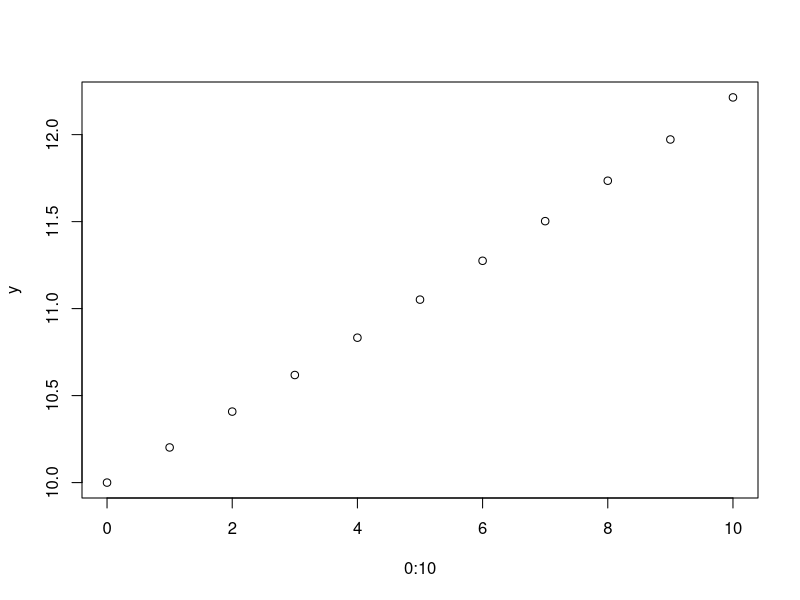
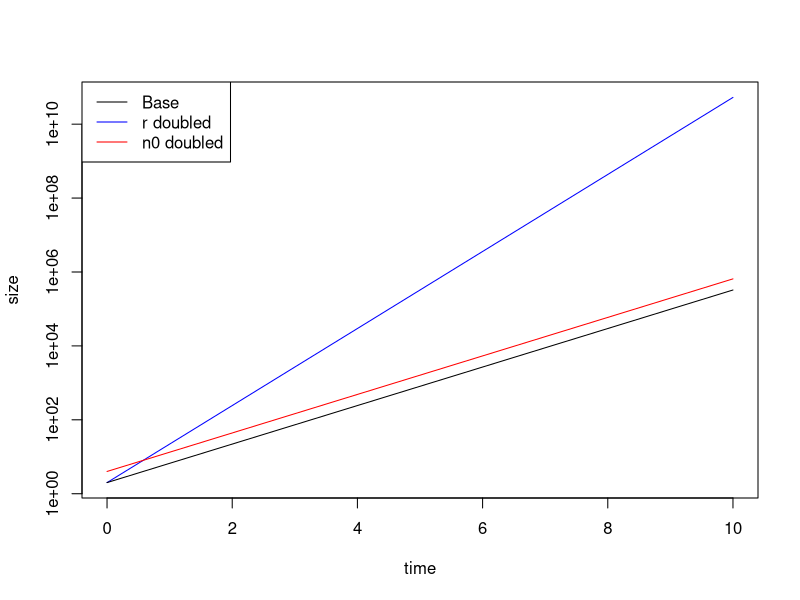
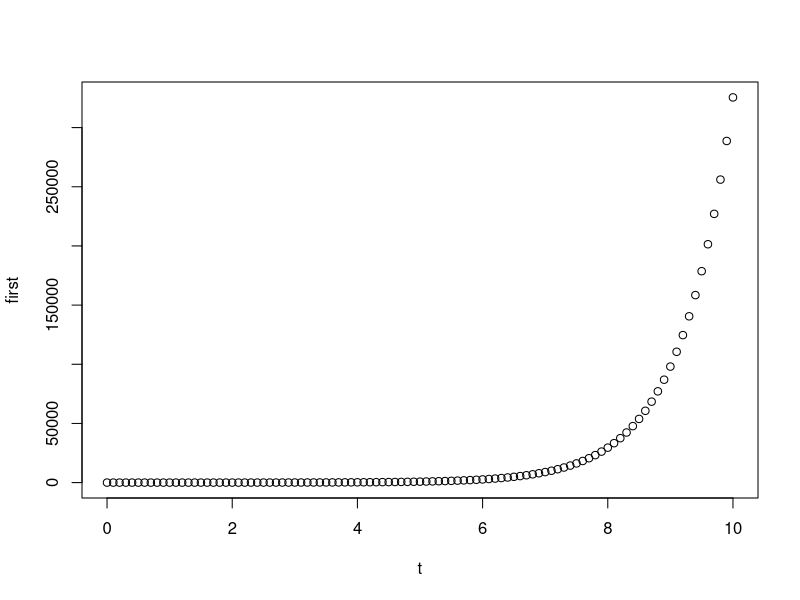
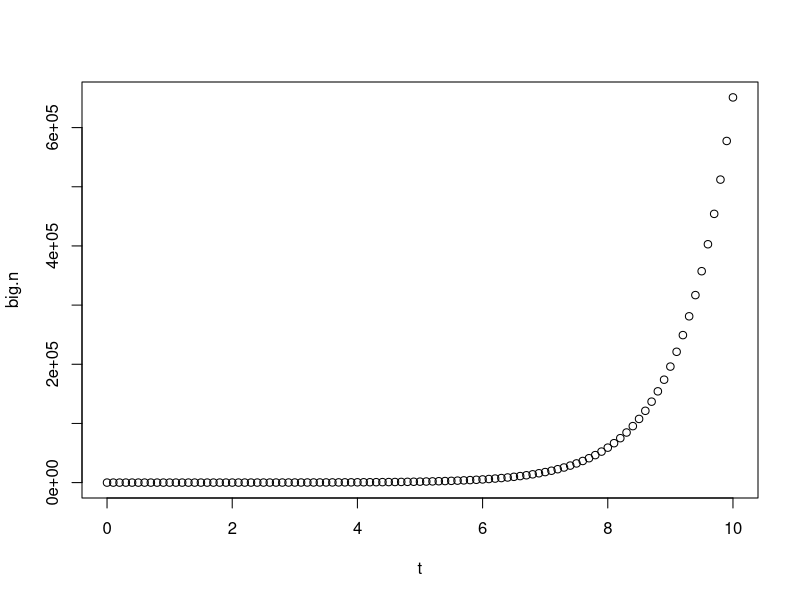
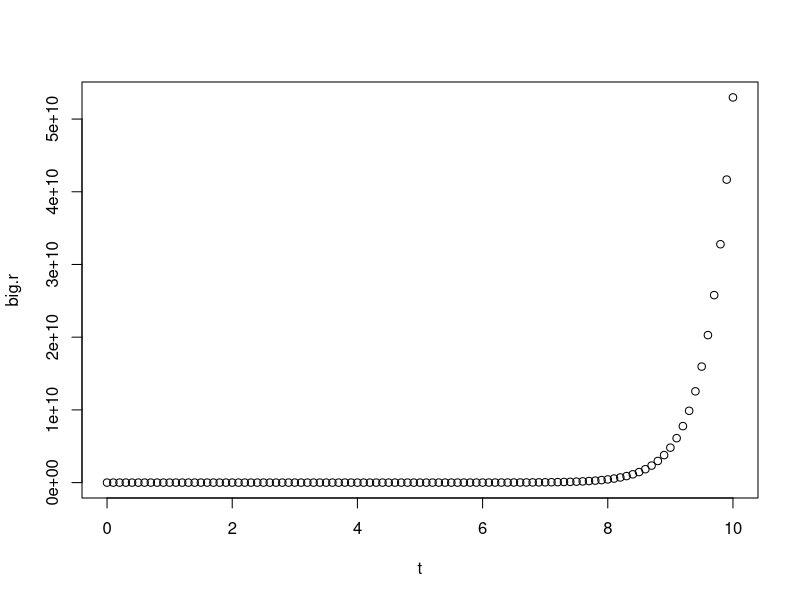

These figures' R source, in order:
# plotting exponential growth for different valus of r and n0

# dn/dt = rn
# solution n(t)=n0e^rt

# function for exponential growth

# n0 is initial pop size
# r is pop growth rate
# t is final time or time series

# gives us exponential growth trajectory


expGrowth = function(n0, r, t){
  n = n0 * exp(r*t) #exponential growth
  return(n)
}

y <- expGrowth(10, 0.02, 0:10)

plot(0:10,y)

# pseudocoding is writing out a plan
# goal: plot exponential growth for different values of r and n0, one t series
# make function for exponential growth
# pick values for r and n0 and time series
# apply function
# plot

# parameters
t <- seq(0,10,by=0.1)
r.base <- 1.2 #baseline growth rate
n0.base <- 2
rn0.factor <- 2 #factor to multiply each by
r.factored <- r.base*rn0.factor #second r value
n0.factored <- n0.base*rn0.factor #second n value

first <- expGrowth(n0.base,r.base,t)
big.n <- expGrowth(n0.factored,r.base,t)
big.r <- expGrowth(n0.base,r.factored,t)

plot(t,big.r,type="l", col="blue", xlab="time", ylab="size", log="y") # log puts y axis on log scale
lines(t, first, col="black")
lines(t, big.n, col="red")
legend("topleft", legend=c("Base", "r doubled", "n0 doubled"), col=c("black", "blue", "red"), lty=rep(1,3))


plot(t,first)
plot(t,big.n)
plot(t,big.r)


